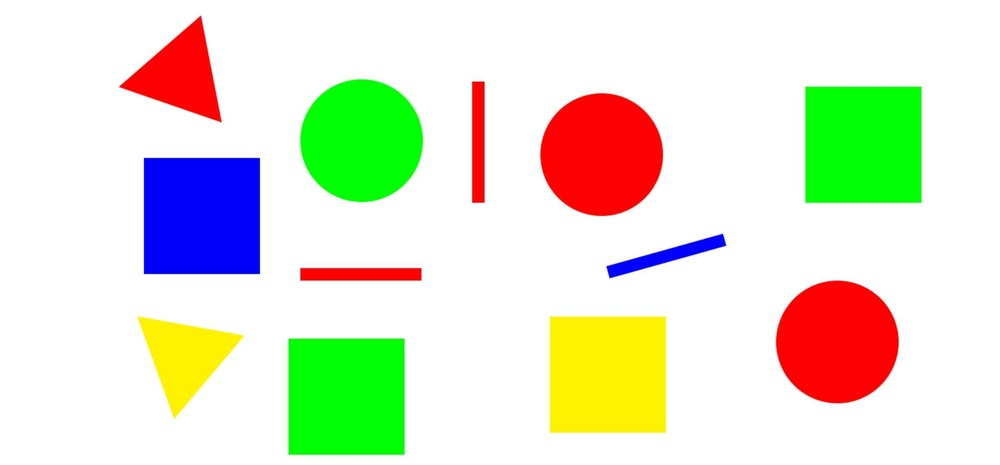
#> input picture test.jpg, 1000 x 465 px, shrunk from 2324 x 1080 before the run
$ jupyter execute test.ipynb
#> lines starting #> are read from the running program, lines starting #| are printed output that depends on the picture; after the words box and inside, x2 and y2 are one past the last pixel; in counts of white or black regions, pixels touching at a corner belong together
### Imporing libraries

[cell 1]
import cv2
import matplotlib.pyplot as plt
import numpy as np

### reading img

[cell 2]
img = cv2.imread("test.jpg")
#> img is the input picture: shape (465, 1000, 3); mean B, G, R 206.1, 228.6, 225
img = cv2.cvtColor(img, cv2.COLOR_BGR2RGB)
plt.imshow(img)

### detecting edges

[cell 3]
gray = cv2.cvtColor(img, cv2.COLOR_BGR2GRAY)
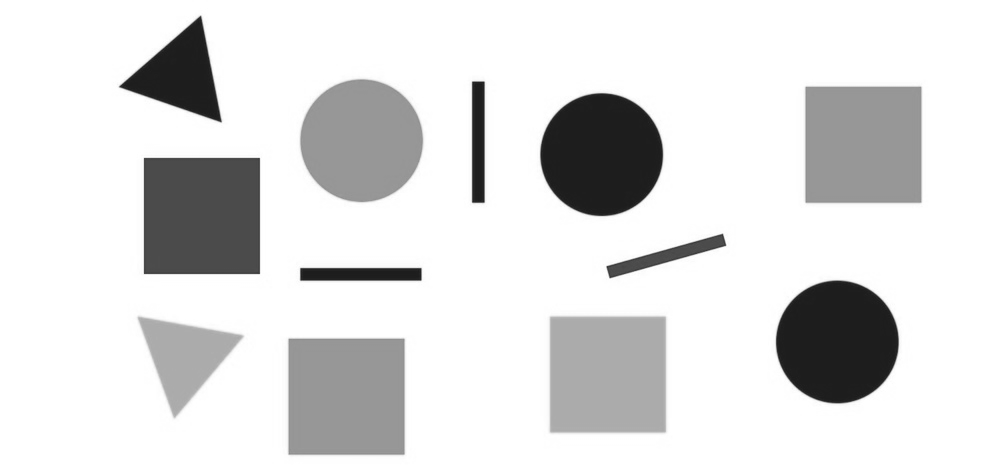
#> gray: shape (465, 1000); min 27, max 255, mean 221.5
edges = cv2.Canny(gray, 80, 150)
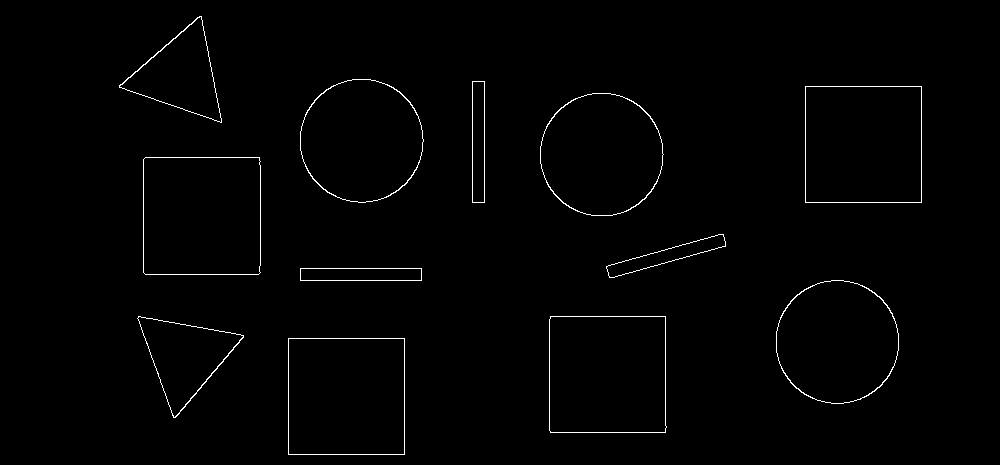
#> edges: shape (465, 1000); 1% white in thin lines or dots, all inside (x1, y1, x2, y2) = (119, 16, 922, 455)
plt.imshow(edges, cmap="gray")

### Check the shape

[cell 4]
contours, _ = cv2.findContours(edges, cv2.RETR_EXTERNAL, cv2.CHAIN_APPROX_SIMPLE)
#> contours = 12 contours; largest, box (x1, y1, x2, y2) and area: (143, 157, 261, 275) 13670, (288, 338, 405, 455) 13456, (805, 86, 922, 203) 13456, (549, 316, 667, 433) 13454, (300, 79, 424, 203) 11882
# returns a list of arrays of (x,y) coordanites of points along the edges of each contour

for shape in contours: #loops on all shapes one by one
    perimeter = cv2.arcLength(shape, True)
    corners = cv2.approxPolyDP(shape, 0.02 * perimeter , True) #return list of coordanetes of corners
    n_corners = len(corners)
    x, y, width, height = cv2.boundingRect(corners)

    if n_corners == 3:
        answer = "Triangle"
    elif n_corners == 4:
        if width/height < 1.1 and width/height > 0.9:
            answer = "Square"
        else :
            answer = "Rectangle"
    else :
        answer = "circle"

    if (y-10) < 50:
        cv2.putText(img, answer, (x, y + 30), cv2.FONT_HERSHEY_SIMPLEX, 2, (0, 0, 0), 5)
    else:
        cv2.putText(img, answer, (x, y - 10), cv2.FONT_HERSHEY_SIMPLEX, 2, (0, 0, 0), 5)
#> this loop made 12 passes
#> (perimeter, corners, n_corners, x, y, width, height, answer) on passes 1, 2, 3, 5, 6, 7, 9: (464, [[288, 338], [288, 454], [404, 454], [404, 338]], 4, 288, 338, 117, 117, 'Square'), (463.7, [[550, 316], [550, 432], [665, 432], [665, 316]], 4, 550, 316, 116, 117, 'Square'), (341.4, [[138, 316], [175, 417], [243, 335]], 3, 138, 316, 106, 102, 'Triangle'), (266, [[300, 268], [300, 280], [421, 280], [421, 268]], 4, 300, 268, 122, 13, 'Rectangle'), (284.2, [[723, 234], [608, 265], [608, 275], [725, 246]], 4, 608, 234, 118, 42, 'Rectangle'), (465.6, [[145, 157], [143, 272], [258, 274], [259, 157]], 4, 143, 157, 117, 118, 'Square'), (464, [[805, 86], [805, 202], [921, 202], [921, 86]], 4, 805, 86, 117, 117, 'Square')
#> (perimeter, n_corners, x, y, width, height, answer) on passes 4, 8, 11: (408, 8, 776, 280, 123, 124, 'circle'), (407.4, 8, 540, 93, 123, 123, 'circle'), (408.2, 8, 300, 79, 124, 124, 'circle')
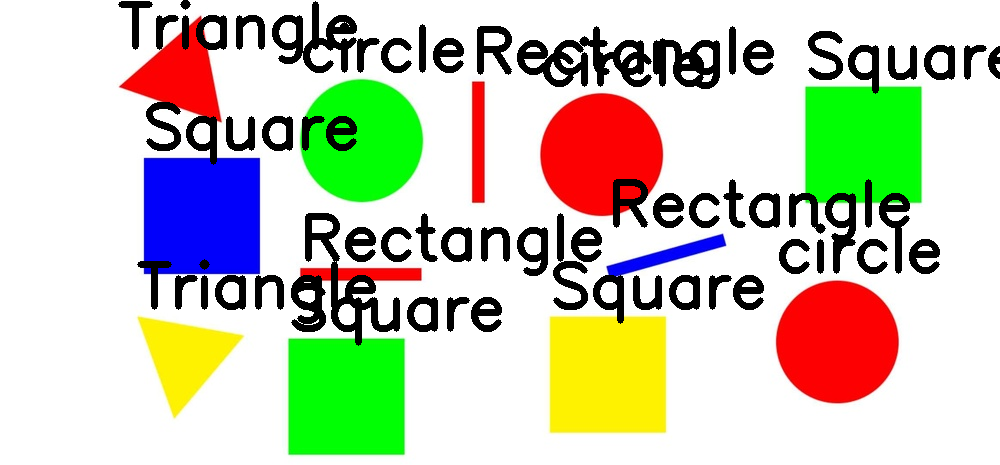
#> img: shape (465, 1000, 3); mean R, G, B 201.1, 204.5, 182.7

plt.imshow(img)
print(img.shape)
#| (465, 1000, 3)

### setting colors

[cell 5]
#red
lower_red1 = np.array([0, 120, 70])
upper_red1 = np.array([10, 255, 255])
lower_red2 = np.array([170, 120, 70])
upper_red2 = np.array([180, 255, 255])

#blue
lower_blue = np.array([100, 150, 0])
upper_blue = np.array([140, 255, 255])

#green
lower_green = np.array([40, 70, 70])
upper_green = np.array([80, 255, 255])

#yellow
lower_yellow = np.array([20, 100, 100])
upper_yellow = np.array([30, 255, 255])

### check the colors

[cell 6]
for shape in contours:
    perimeter = cv2.arcLength(shape, True)
    corners = cv2.approxPolyDP(shape, 0.02 * perimeter , True) #return list of coordanetes of corners
    n_corners = len(corners)

    #finding the center
    total_x = 0
    total_y = 0
    for i in corners:
        x, y = i[0]
        total_x += x
        total_y += y

    center_y = int(total_y/n_corners)
    center_x = int(total_x/n_corners)

    hsv = cv2.cvtColor(img, cv2.COLOR_RGB2HSV)

    h , s , v = hsv[center_y, center_x]

    #red:
    if ((lower_red1[0] <= h <= upper_red1[0] and
        lower_red1[1] <= s <= upper_red1[1] and
        lower_red1[2] <= v <= upper_red1[2]) or
        (lower_red2[0] <= h <= upper_red2[0] and
        lower_red2[1] <= s <= upper_red2[1] and
        lower_red2[2] <= v <= upper_red2[2])):

        cv2.putText(img, "Red", (center_x-30, center_y+40), cv2.FONT_HERSHEY_SIMPLEX, 2, (0, 0, 0), 5)

    #blue
    elif (lower_blue[0] <= h <= upper_blue[0] and
        lower_blue[1] <= s <= upper_blue[1] and
        lower_blue[2] <= v <= upper_blue[2]):

        cv2.putText(img, "Blue", (center_x-30, center_y+40), cv2.FONT_HERSHEY_SIMPLEX, 2, (0, 0, 0), 5)

    #green
    elif (lower_green[0] <= h <= upper_green[0] and
        lower_green[1] <= s <= upper_green[1] and
        lower_green[2] <= v <= upper_green[2]):

        cv2.putText(img, "Green", (center_x-30, center_y+40), cv2.FONT_HERSHEY_SIMPLEX, 2, (0, 0, 0), 5)

    #yellow
    elif (lower_yellow[0] <= h <= upper_yellow[0] and
        lower_yellow[1] <= s <= upper_yellow[1] and
        lower_yellow[2] <= v <= upper_yellow[2]):

        cv2.putText(img, "Yellow", (center_x-30, center_y+40), cv2.FONT_HERSHEY_SIMPLEX, 2, (0, 0, 0), 5)
#> this loop made 12 passes
#> (perimeter, corners, n_corners, center_y, center_x, h, s, v) on passes 1, 2, 3, 5, 6, 7, 9, 10: (464, [[288, 338], [288, 454], [404, 454], [404, 338]], 4, 396, 346, 60, 255, 255), (463.7, [[550, 316], [550, 432], [665, 432], [665, 316]], 4, 374, 607, 29, 255, 254), (341.4, [[138, 316], [175, 417], [243, 335]], 3, 356, 185, 29, 255, 254), (266, [[300, 268], [300, 280], [421, 280], [421, 268]], 4, 274, 360, 0, 255, 255), (284.2, [[723, 234], [608, 265], [608, 275], [725, 246]], 4, 255, 666, 120, 254, 249), (465.6, [[145, 157], [143, 272], [258, 274], [259, 157]], 4, 215, 201, 120, 255, 251), (464, [[805, 86], [805, 202], [921, 202], [921, 86]], 4, 144, 863, 60, 255, 255), (266, [[472, 81], [472, 202], [484, 202], [484, 81]], 4, 141, 478, 0, 255, 252)
#> (perimeter, n_corners, center_y, center_x, h, s, v) on passes 4, 8, 11: (408, 8, 341, 837, 0, 255, 253), (407.4, 8, 153, 601, 0, 255, 253), (408.2, 8, 142, 360, 60, 255, 255)
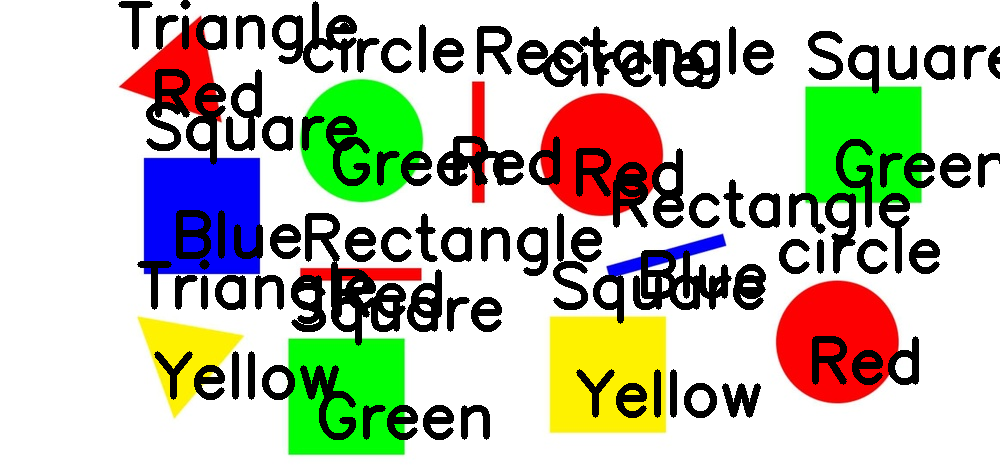
#> img: shape (465, 1000, 3); 6.37% of pixels changed, all inside (x1, y1, x2, y2) = (154, 69, 1000, 440)

plt.imshow(img)
